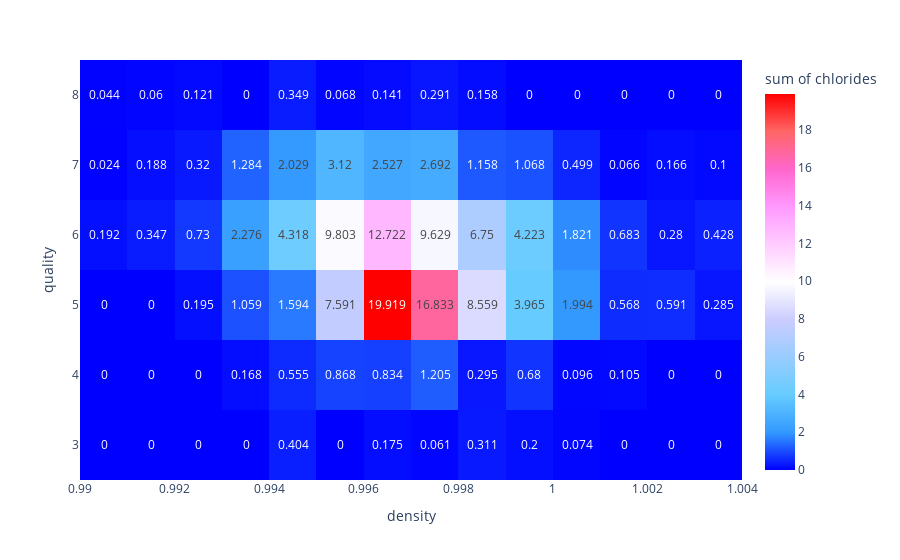

The notebook cell saved with this chart:
### Code cell
fig = px.density_heatmap(df, x= "density", y = "quality", z= "chlorides", color_continuous_scale = "picnic",
                        text_auto = True)

fig.show()

### Figure 1 — Plotly figure (JSON) as saved in the notebook; plotly's stock layout.template omitted (floating-point values rounded to 4 significant figures; data arrays with more than 128 entries replaced by an {"elided": "..."} marker saying what was removed)
{"data": [{"coloraxis": "coloraxis", "histfunc": "sum", "hovertemplate": "density=%{x}<br>quality=%{y}<br>sum of chlorides=%{z}<extra></extra>", "name": "", "texttemplate": "%{z}", "type": "histogram2d", "x": {"elided": "1599 float values"}, "xaxis": "x", "xbingroup": "x", "y": {"elided": "1599 int values"}, "yaxis": "y", "ybingroup": "y", "z": {"elided": "1599 float values"}}], "layout": {"autosize": true, "coloraxis": {"colorbar": {"title": {"text": "sum of chlorides"}}, "colorscale": [[0, "rgb(0,0,255)"], [0.1, "rgb(51,153,255)"], [0.2, "rgb(102,204,255)"], [0.3, "rgb(153,204,255)"], [0.4, "rgb(204,204,255)"], [0.5, "rgb(255,255,255)"], [0.6, "rgb(255,204,255)"], [0.7, "rgb(255,153,255)"], [0.8, "rgb(255,102,204)"], [0.9, "rgb(255,102,102)"], [1, "rgb(255,0,0)"]]}, "legend": {"tracegroupgap": 0}, "margin": {"t": 60}, "xaxis": {"anchor": "y", "autorange": true, "domain": [0, 1], "range": [0.99, 1.004], "title": {"text": "density"}, "type": "linear"}, "yaxis": {"anchor": "x", "autorange": true, "domain": [0, 1], "range": [2.5, 8.5], "title": {"text": "quality"}, "type": "linear"}}}
